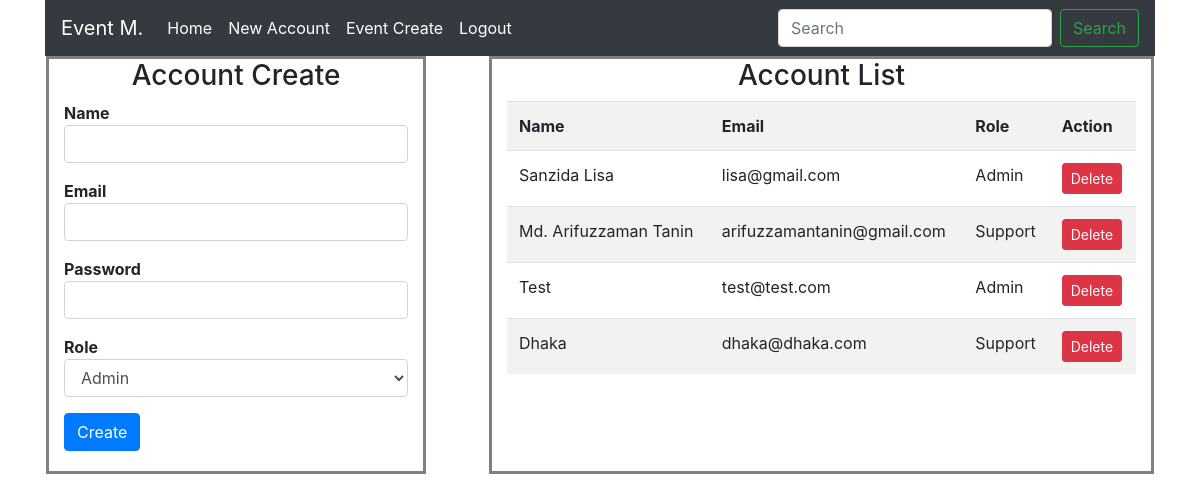
Page /account-create-admin.php on the committed database.
### tables this page shows
CREATE TABLE `accounts` (
  `accounts_id` int(11) NOT NULL,
  `accounts_name` varchar(200) NOT NULL,
  `accounts_email` varchar(200) NOT NULL,
  `accounts_password` varchar(200) NOT NULL,
  `role_id` int(11) NOT NULL
);

### config.php (called while the page is built, shortened)
<?php
	class config{
		function css_path(){
			return "assets/template/css";
		}
		function db_con(){
			$hostname = "localhost";
			$db_user="root";
			$db_password="";
			$db_name="event";
			$conn = new mysqli($hostname, $db_user, $db_password, $db_name);
			return $conn;
		}
	}
	$_config = new config();
?>

### account-create-admin.php (the view, shortened to what this page needs)
<?php
	require("config.php");
?>
<!doctype html>
<html lang="en">
  <head>
	<?php require_once("assets/library/header-library.php");?>
	<link rel="stylesheet" href="<?php echo $_config->css_path();?>/style.css">
  </head>
  <body>
    <div  class="container">
		<?php require_once("navbar-admin.php");?>
		<div class="row">
		<div class="col-md-4 div-style" style="margin-left:16px;">
			<form action="" method="POST">
				<center>
					<h3 class="">Account Create</h3>
				</center>
				<div class="form-group">
					<strong>Name</strong>
					<input type="text" name="accounts_name" class="form-control" required>
				</div>
				<div class="form-group">
					<strong>Email</strong>
					<input type="text" name="accounts_email" class="form-control" required>
				</div>
				<div class="form-group">
					<strong>Password</strong>
					<input type="password" name="accounts_password" class="form-control" required>
				</div>
				<div class="form-group">
					<strong>Role</strong>
					<select class="form-control" name="role_id" required>
						<option value="1">Admin</option>
					</select>
				</div>
				<button class="btn btn-primary">Create</button>
			</form>
		</div>
		<div class="col-md-7 div-style table-responsive" style="margin-right:16px;">
			<center>
					<h3 class="">Account List</h3>
			</center>
			<table class="table table-hover table-striped">
				<tr>
					<th>Name</th>
					<th>Email</th>
					<th>Role</th>
					<th>Action</th>
				</tr>
				<?php
					$_sql_account_list = "SELECT * FROM accounts";
					$result = $_config->db_con()->query($_sql_account_list);
					while($row = $result->fetch_assoc()) {
						$_accounts_id = $row['accounts_id'];
						$_accounts_name = $row['accounts_name'];
						$_accounts_email = $row['accounts_email'];
						$_role_id = $row['role_id'];
						if($_role_id==1){
							$role_name="Admin";
						}
						else{
							$role_name="Support";
						}
						?>
							<tr>
								<td><?php echo $_accounts_name;?></td>
								<td><?php echo $_accounts_email;?></td>
								<td><?php echo $role_name;?></td>
								<td><button class="btn btn-sm btn-danger" onclick="accountDelete(<?php echo $_accounts_id;?>)" >Delete</button></td>
							</tr>
						<?php
					}
				?>
			</table>
		</div>
		</div>
	</div>
  </body>
</html>

### assets/template/css/style.css (style rules this page uses)
.div-style { border: 3px solid gray; padding-bottom:20px; }

### rows in the picture
accounts: accounts_name "Sanzida Lisa", accounts_email "lisa@gmail.com", role "Admin"
accounts: accounts_name "Md. Arifuzzaman Tanin", accounts_email "arifuzzamantanin@gmail.com", role "Support"
accounts: accounts_name "Test", accounts_email "test@test.com", role "Admin"
accounts: accounts_name "Dhaka", accounts_email "dhaka@dhaka.com", role "Support"
